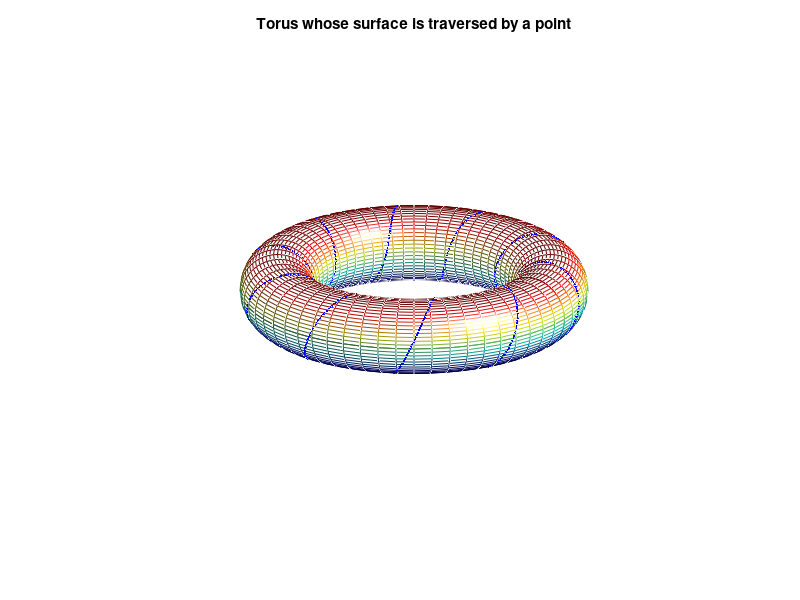

The MATLAB source for this figure:
clear;close all;clc
delta = pi/30; theta = 0 : delta : 2*pi;
phi   = 0 : delta : 2*pi;       
[phi,theta] = meshgrid(phi,theta);
r1 = 11/3; r2 = 1;
x = (r1+r2.*cos(theta)).*cos(phi);
y = (r1+r2.*cos(theta)).*sin(phi);
z = r2.*sin(theta);
sigma = 10;
y0 = [0 0.7]; t= 0:0.001:1;
ty = rem(t + y0(1),1);
tx = rem(t*sigma + y0(2),1);
px = (r1+r2.*cos(2*pi*tx)).*cos(2*pi*ty);
py = (r1+r2.*cos(2*pi*tx)).*sin(2*pi*ty);
pz = r2.*sin(2*pi*tx); colormap(jet);
mesh(x,y,z); light; axis('equal'); axis off; view(30,20) %box
hold on;
plot3(px,py,pz,'b.','markersize',5);
title('Torus whose surface is traversed by a point');
